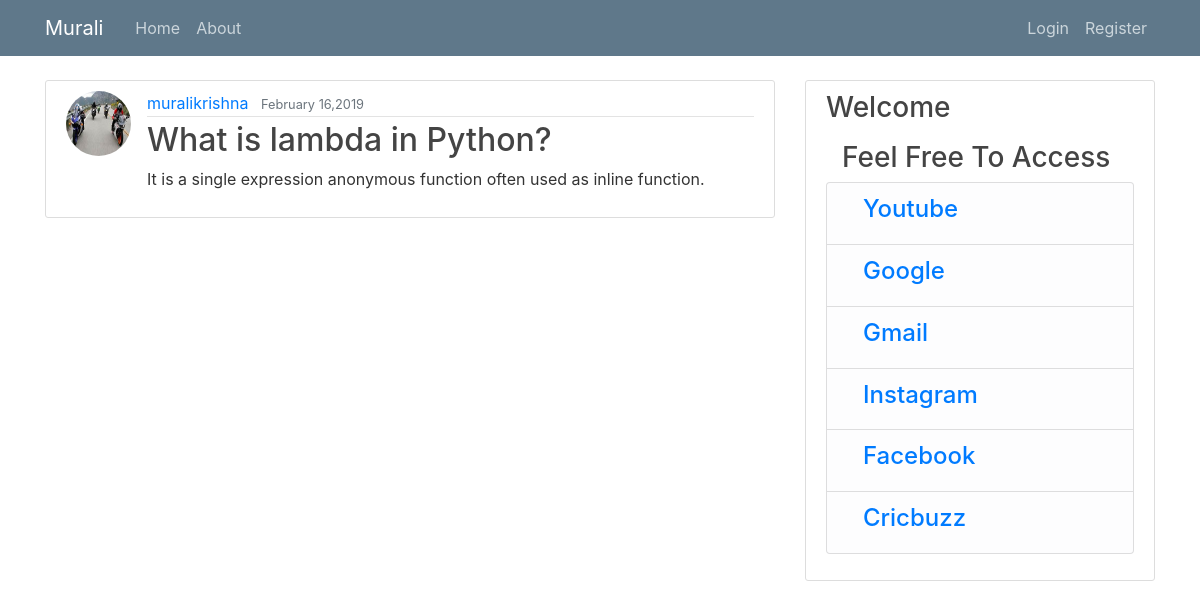
The app's page /post/14/ with its own data.
### blog/models.py (models this page shows, shortened)
class Post(models.Model):
    title = models.CharField(max_length=64)
    content = models.TextField()
    date_posted = models.DateTimeField(default=timezone.now)
    auther=models.ForeignKey(User,on_delete=models.CASCADE)

### users/models.py (models this page shows, shortened)
class Profile(models.Model):
    user =models.OneToOneField(User,on_delete=models.CASCADE)
    image = models.ImageField(default='default.jpg',upload_to='profile_pics')

### blog/views.py (the view)
# urls.py: path('post/<int:pk>/',PostDetailView.as_view(), name='post-detail'),
class PostDetailView(DetailView):
    model = Post

### templates/blog/post_detail.html (shortened to what this page needs)
{% extends "blog/base.html" %}
{% block content %}
        <article class="media content-section">
            <img class="rounded-circle article-img" src="{{ object.auther.profile.image.url }}">
          <div class="media-body">
            <div class="article-metadata">
              <a class="mr-2" href="{% url 'user-posts' object.auther.username %}">{{ object.auther }}</a>
              <small class="text-muted">{{ object.date_posted|date:"F d,Y"}}</small>
            </div>
            <h2 class="article-title">{{ object.title }}</h2>
            <p class="article-content">{{ object.content }}</p>
          </div>
        </article>
{% endblock content %}

### blog/static/blog/main.css (style rules this page uses)
body { background: #fafafa; color: #333333; margin-top: 5rem; }
h1, h2, h3, h4, h5, h6 { color: #444444; }
.content-section { background: #ffffff; padding: 10px 20px; border: 1px solid #dddddd; border-radius: 3px; margin-bottom: 20px; }
.article-title { color: #444444; }
.article-content { white-space: pre-line; }
.article-img { height: 65px; width: 65px; margin-right: 16px; }
.article-metadata { padding-bottom: 1px; margin-bottom: 4px; border-bottom: 1px solid #e3e3e3 }

### templates/blog/base.html (style rules this page uses)
body { background: url("https://images.unsplash.com/photo-1550072325-012d0e69e384?ixlib=rb-1.2.1&ixid=eyJhcHBfaWQiOjEyMDd9&auto=format&fit=crop&w=500&q=60"); background-size: cover; background-repeat: no-repeat; }

### records on screen
Post: auther.profile.image (placeholder picture), auther "muralikrishna", date_posted "February 16,2019", title "What is lambda in Python?", content "It is a single expression anonymous function often used as inline function."
